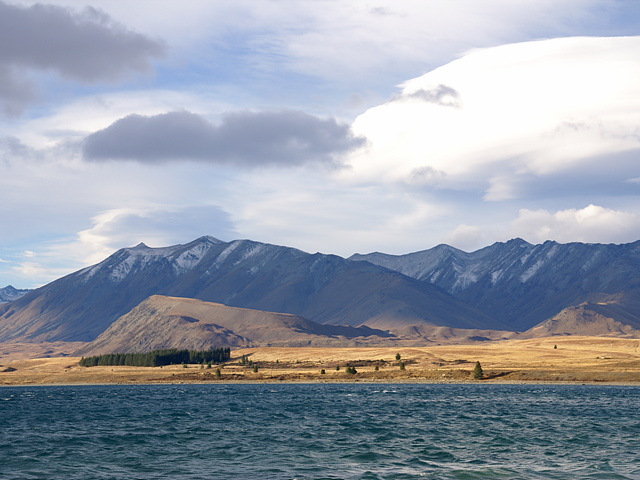
#> input picture ch05/tekapo.bmp, 640 x 480 px
$ python translate.py
#> lines starting #> are read from the running program, lines starting #| are printed output that depends on the picture
import sys
import numpy as np
import cv2


src = cv2.imread('tekapo.bmp')
#> src is the input picture: shape (480, 640, 3); mean B, G, R 169.8, 157.4, 149.7

if src is None:
    print('Image load failed!')
    sys.exit()

#어파인 변환행렬 생성(가로200, 세로 100 이동)
aff = np.array([[1, 0, 200],
                [0, 1, 100]], dtype=np.float32)

dst = cv2.warpAffine(src, aff, (0, 0))
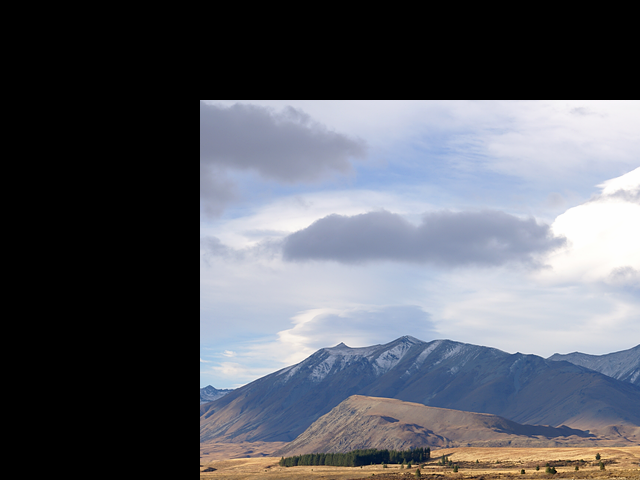
#> dst: shape (480, 640, 3); mean B, G, R 100.7, 92.6, 89.9

cv2.imshow('src', src)
cv2.imshow('dst', dst)
cv2.waitKey()
cv2.destroyAllWindows()

$ run again, with ch05/file.bmp copied over ch05/tekapo.bmp
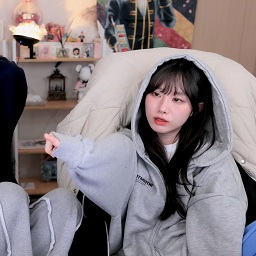
#> input picture ch05/file.bmp, 256 x 256 px
#> src is the input picture: shape (256, 256, 3); mean B, G, R 127, 122.8, 132.2
#> `dst = cv2.warpAffine(src, aff, (0, 0))`:
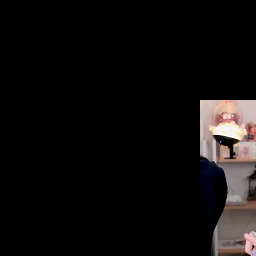
#> dst: shape (256, 256, 3); mean B, G, R 13.3, 13.6, 15.8
